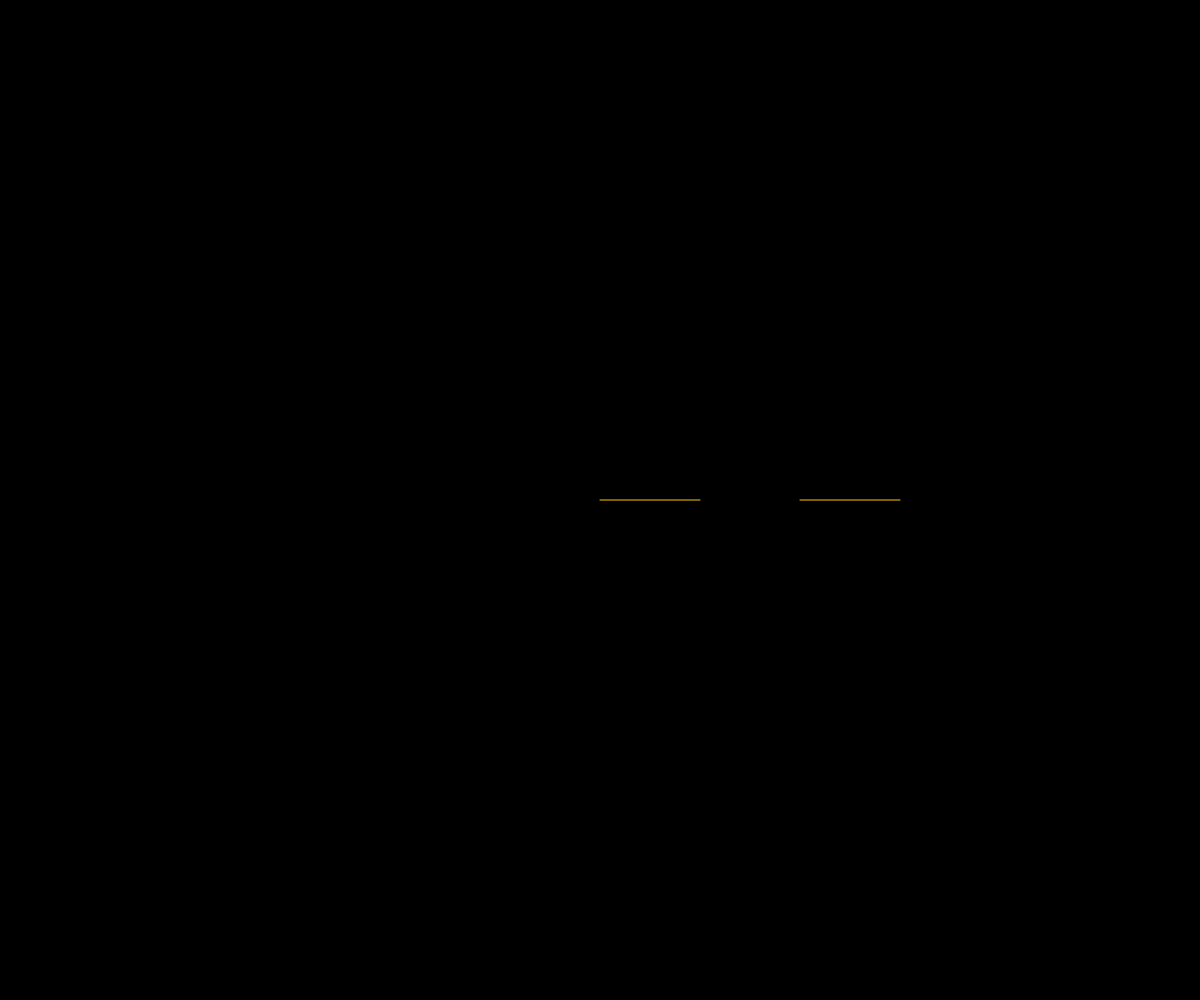
Frame 1 (no input)
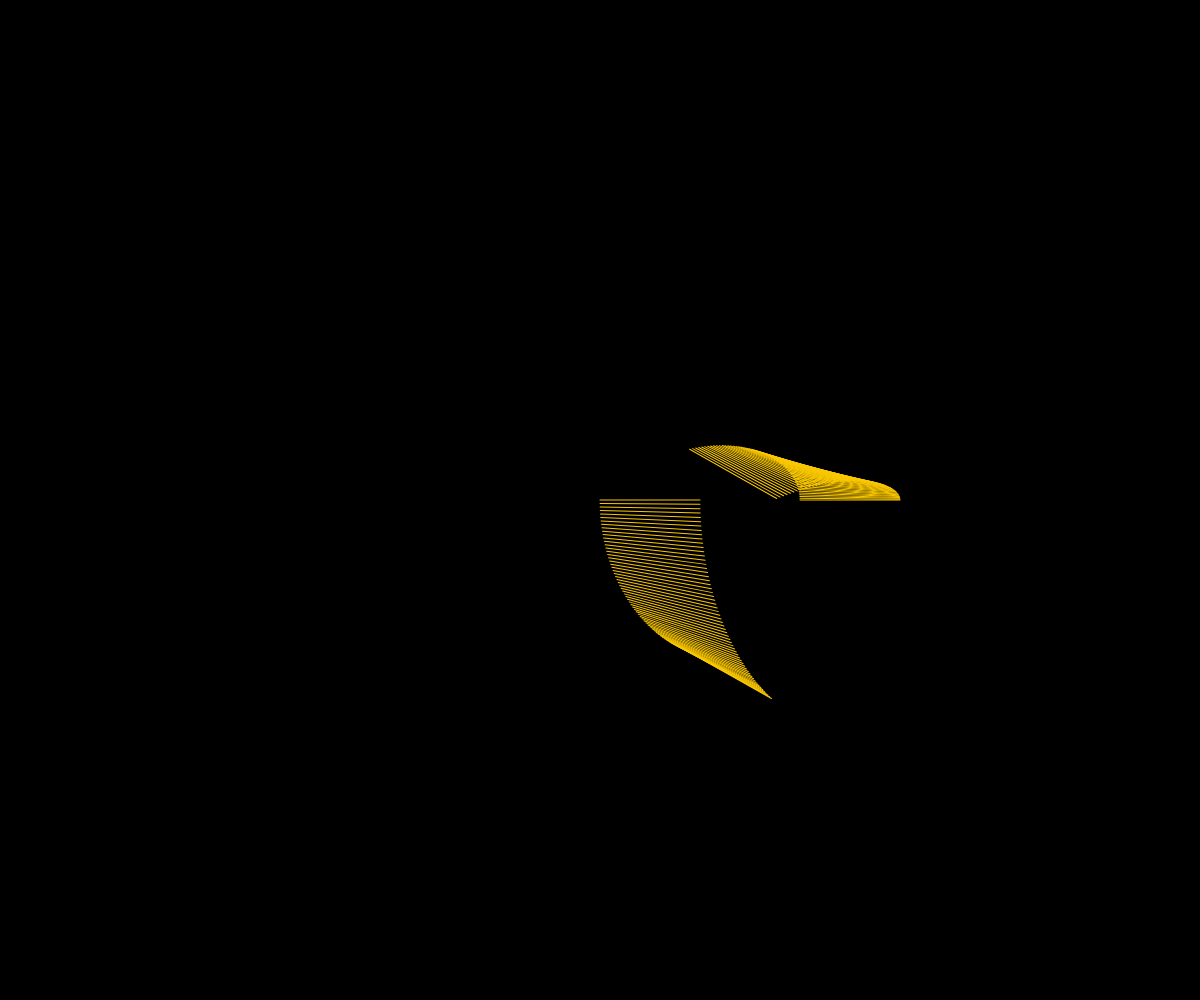
Frame 60 (no input)
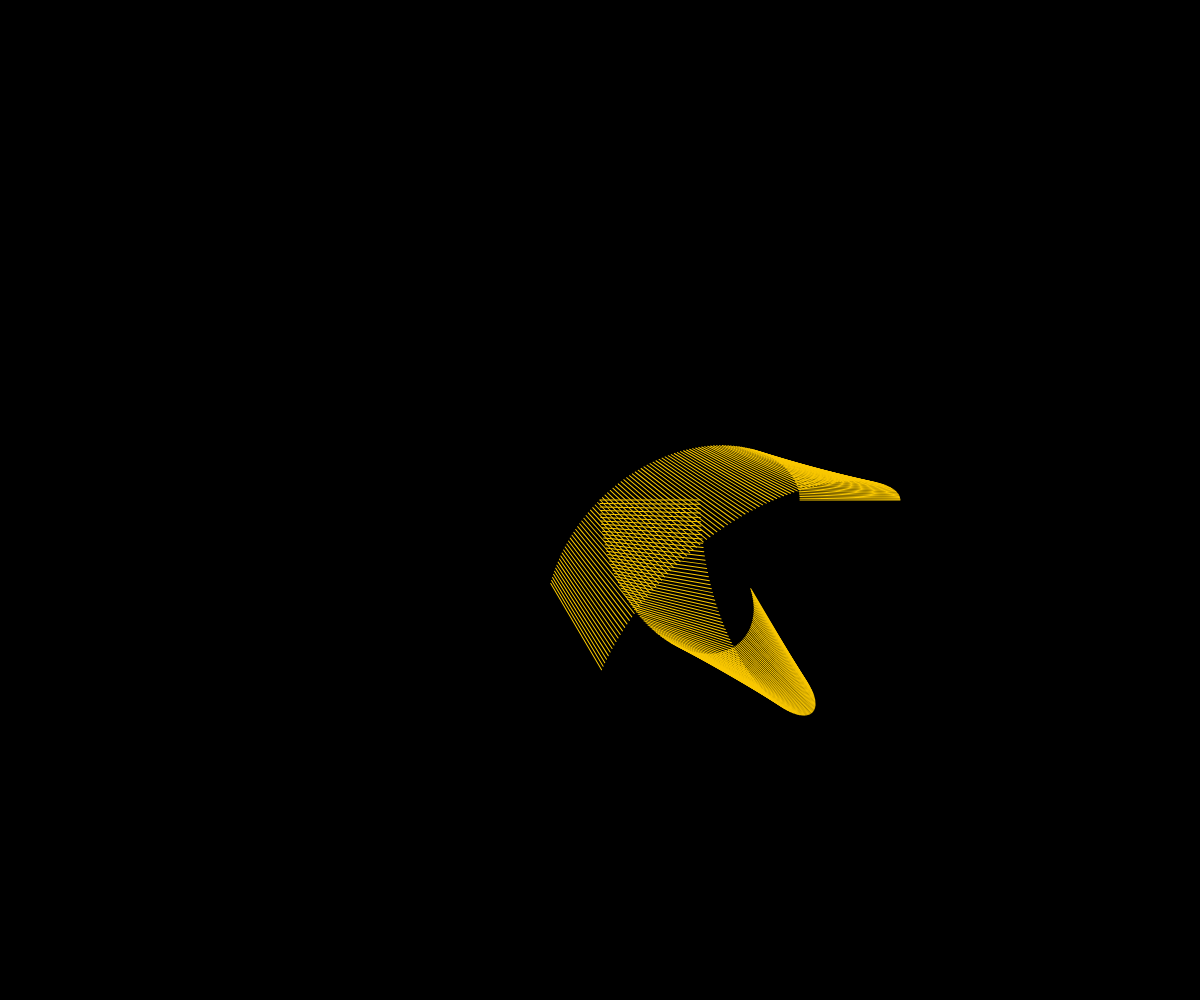
Frame 120 (the mouse pressed at the canvas centre since frame 60)

The p5.js sketch that drew these frames (run headless with seeded random() and noise() and a simulated clock; from frame 60 on, the mouse is pressed at the canvas centre):

// p5.js sketch
// ── sketch.js
var iter = 0;

function setup() {
    var cnv = createCanvas(windowWidth, windowHeight);
    cnv.style('display', 'block');
    background(0);
    guidelines();
}

function windowResized() {
    resizeCanvas(windowWidth, windowHeight);
    background(255);
    //guidelines();
}

var l = 150;
var l2 = 50;
var rad2 = 100;

function draw() {
    //background(255);
    stroke(250,200,0);
    if (iter >= 360) {
        //background(255);
        //iter = 0;
        l = 130;
        rad2 = 75;
        stroke(255,255,0)
        if (iter >= 360 * 2) {
            l = 80;
            rad2 = 50;
            l2 = 35;
            stroke(255);
            if (iter >= 360 * 3) {
                return;
            }
        }
    }
    //for (var i = 0; i < 360; i++) {
    push();
    translate(width / 2, height / 2);
    rotate(radians(iter));
    //stroke(0);
    //line(0, 0, 150, 0);
    push();
    translate(l, 0);
    rotate(radians(-iter * 4));
    //line(-80, 0, 80, 0);
    noFill();
    //ellipse(0, 0, 160, 160);
    //noStroke();
    //fill(random(255));
    //ellipse(-50, 0, 5, 5);
    push();
    translate(-rad2, 0);
    rotate(radians(-iter * 4));
    rotate(radians(iter * 8));
    line(-l2, 0, l2, 0);
    pop();
    push();
    translate(rad2, 0);
    rotate(radians(-iter * 4));
    rotate(radians(iter * 8));
    line(-l2, 0, l2, 0);
    pop();
    pop();
    pop();
    //}
    iter += .5;

}

function guidelines() {
    // #region Guidelines
    stroke(0);
    line(5, 15, width - 5, 15);
    line(5, 10, 5, 20);
    line(width - 5, 10, width - 5, 20);

    line(15, 5, 15, height - 5);
    line(10, 5, 20, 5);
    line(10, height - 5, 20, height - 5);
    noStroke();
    fill(0);
    textAlign(CENTER);
    text(width, width / 2, 30);
    textAlign(LEFT);
    text(height, 30, height / 2);
    // #endregion 
}
